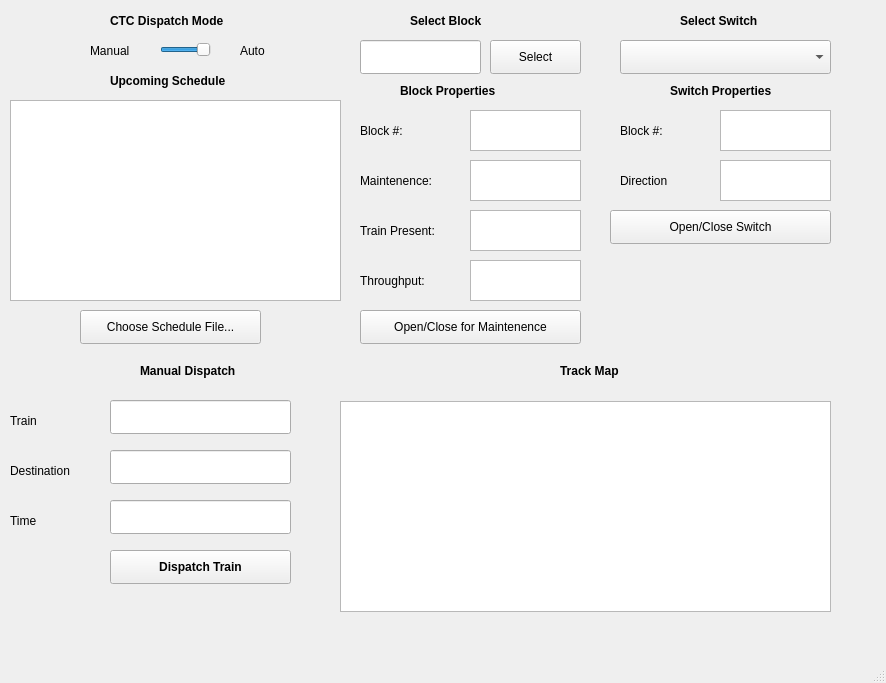
<?xml version="1.0" encoding="UTF-8"?>
<ui version="4.0">
 <class>CTCWindow</class>
 <widget class="QMainWindow" name="CTCWindow">
  <property name="geometry">
   <rect>
    <x>0</x>
    <y>0</y>
    <width>886</width>
    <height>683</height>
   </rect>
  </property>
  <property name="sizePolicy">
   <sizepolicy hsizetype="Fixed" vsizetype="Fixed">
    <horstretch>0</horstretch>
    <verstretch>0</verstretch>
   </sizepolicy>
  </property>
  <property name="minimumSize">
   <size>
    <width>0</width>
    <height>0</height>
   </size>
  </property>
  <property name="maximumSize">
   <size>
    <width>9999</width>
    <height>9999</height>
   </size>
  </property>
  <property name="windowTitle">
   <string>CTC Module</string>
  </property>
  <widget class="QWidget" name="centralwidget">
   <widget class="QPushButton" name="button_chooseSchedule">
    <property name="geometry">
     <rect>
      <x>80</x>
      <y>310</y>
      <width>181</width>
      <height>34</height>
     </rect>
    </property>
    <property name="text">
     <string>Choose Schedule File...</string>
    </property>
   </widget>
   <widget class="QLabel" name="label_upcomingSchedule">
    <property name="geometry">
     <rect>
      <x>110</x>
      <y>70</y>
      <width>151</width>
      <height>22</height>
     </rect>
    </property>
    <property name="font">
     <font>
      <weight>75</weight>
      <bold>true</bold>
     </font>
    </property>
    <property name="text">
     <string>Upcoming Schedule</string>
    </property>
   </widget>
   <widget class="QSlider" name="horizontalSlider_mode">
    <property name="geometry">
     <rect>
      <x>160</x>
      <y>40</y>
      <width>51</width>
      <height>20</height>
     </rect>
    </property>
    <property name="maximum">
     <number>1</number>
    </property>
    <property name="value">
     <number>1</number>
    </property>
    <property name="orientation">
     <enum>Qt::Horizontal</enum>
    </property>
   </widget>
   <widget class="QLabel" name="label_ctcDispatchMode">
    <property name="geometry">
     <rect>
      <x>110</x>
      <y>10</y>
      <width>151</width>
      <height>22</height>
     </rect>
    </property>
    <property name="font">
     <font>
      <weight>75</weight>
      <bold>true</bold>
     </font>
    </property>
    <property name="text">
     <string>CTC Dispatch Mode</string>
    </property>
   </widget>
   <widget class="QLabel" name="label_autoDispatchMode">
    <property name="geometry">
     <rect>
      <x>240</x>
      <y>40</y>
      <width>41</width>
      <height>22</height>
     </rect>
    </property>
    <property name="font">
     <font>
      <weight>50</weight>
      <bold>false</bold>
     </font>
    </property>
    <property name="text">
     <string>Auto</string>
    </property>
   </widget>
   <widget class="QLabel" name="label_manualDispatchMode">
    <property name="geometry">
     <rect>
      <x>90</x>
      <y>40</y>
      <width>61</width>
      <height>22</height>
     </rect>
    </property>
    <property name="font">
     <font>
      <weight>50</weight>
      <bold>false</bold>
     </font>
    </property>
    <property name="text">
     <string>Manual</string>
    </property>
   </widget>
   <widget class="QTextBrowser" name="textBrowser_schedule">
    <property name="geometry">
     <rect>
      <x>10</x>
      <y>100</y>
      <width>331</width>
      <height>201</height>
     </rect>
    </property>
   </widget>
   <widget class="QLabel" name="label_manualDispatchGroup">
    <property name="geometry">
     <rect>
      <x>140</x>
      <y>360</y>
      <width>131</width>
      <height>22</height>
     </rect>
    </property>
    <property name="font">
     <font>
      <weight>75</weight>
      <bold>true</bold>
     </font>
    </property>
    <property name="text">
     <string>Manual Dispatch</string>
    </property>
   </widget>
   <widget class="QLabel" name="label_manualDispatchtrain">
    <property name="geometry">
     <rect>
      <x>10</x>
      <y>410</y>
      <width>41</width>
      <height>22</height>
     </rect>
    </property>
    <property name="font">
     <font>
      <weight>50</weight>
      <bold>false</bold>
     </font>
    </property>
    <property name="text">
     <string>Train</string>
    </property>
   </widget>
   <widget class="QLabel" name="label_manualDispatchTo">
    <property name="geometry">
     <rect>
      <x>10</x>
      <y>460</y>
      <width>81</width>
      <height>22</height>
     </rect>
    </property>
    <property name="font">
     <font>
      <weight>50</weight>
      <bold>false</bold>
     </font>
    </property>
    <property name="text">
     <string>Destination</string>
    </property>
   </widget>
   <widget class="QLabel" name="label_manualDispatchToTime">
    <property name="geometry">
     <rect>
      <x>10</x>
      <y>510</y>
      <width>41</width>
      <height>22</height>
     </rect>
    </property>
    <property name="font">
     <font>
      <weight>50</weight>
      <bold>false</bold>
     </font>
    </property>
    <property name="text">
     <string>Time</string>
    </property>
   </widget>
   <widget class="QLineEdit" name="lineEdit_dispatchTrain">
    <property name="geometry">
     <rect>
      <x>110</x>
      <y>400</y>
      <width>181</width>
      <height>34</height>
     </rect>
    </property>
   </widget>
   <widget class="QLineEdit" name="lineEdit_dispatchTo">
    <property name="geometry">
     <rect>
      <x>110</x>
      <y>450</y>
      <width>181</width>
      <height>34</height>
     </rect>
    </property>
   </widget>
   <widget class="QLineEdit" name="lineEdit_dispatchTime">
    <property name="geometry">
     <rect>
      <x>110</x>
      <y>500</y>
      <width>181</width>
      <height>34</height>
     </rect>
    </property>
   </widget>
   <widget class="QPushButton" name="pushButton_dispatchTrain">
    <property name="geometry">
     <rect>
      <x>110</x>
      <y>550</y>
      <width>181</width>
      <height>34</height>
     </rect>
    </property>
    <property name="font">
     <font>
      <weight>75</weight>
      <bold>true</bold>
     </font>
    </property>
    <property name="text">
     <string>Dispatch Train</string>
    </property>
   </widget>
   <widget class="QLabel" name="label_selectBlock">
    <property name="geometry">
     <rect>
      <x>410</x>
      <y>10</y>
      <width>91</width>
      <height>22</height>
     </rect>
    </property>
    <property name="font">
     <font>
      <weight>75</weight>
      <bold>true</bold>
     </font>
    </property>
    <property name="text">
     <string>Select Block</string>
    </property>
   </widget>
   <widget class="QLineEdit" name="lineEdit_selectBlock">
    <property name="geometry">
     <rect>
      <x>360</x>
      <y>40</y>
      <width>121</width>
      <height>34</height>
     </rect>
    </property>
   </widget>
   <widget class="QLabel" name="label_blockProperties">
    <property name="geometry">
     <rect>
      <x>400</x>
      <y>80</y>
      <width>131</width>
      <height>22</height>
     </rect>
    </property>
    <property name="font">
     <font>
      <weight>75</weight>
      <bold>true</bold>
     </font>
    </property>
    <property name="text">
     <string>Block Properties</string>
    </property>
   </widget>
   <widget class="QLabel" name="label_blockPropertiesId">
    <property name="geometry">
     <rect>
      <x>360</x>
      <y>120</y>
      <width>67</width>
      <height>22</height>
     </rect>
    </property>
    <property name="text">
     <string>Block #:</string>
    </property>
   </widget>
   <widget class="QTextBrowser" name="textBrowser_blockPropertiesId">
    <property name="geometry">
     <rect>
      <x>470</x>
      <y>110</y>
      <width>111</width>
      <height>41</height>
     </rect>
    </property>
   </widget>
   <widget class="QLabel" name="label_blockPropertiesMaintenence">
    <property name="geometry">
     <rect>
      <x>360</x>
      <y>170</y>
      <width>101</width>
      <height>22</height>
     </rect>
    </property>
    <property name="text">
     <string>Maintenence:</string>
    </property>
   </widget>
   <widget class="QTextBrowser" name="textBrowser_blockPropertiesMaintenence">
    <property name="geometry">
     <rect>
      <x>470</x>
      <y>160</y>
      <width>111</width>
      <height>41</height>
     </rect>
    </property>
   </widget>
   <widget class="QLabel" name="label_blockPropertiestrainPresent">
    <property name="geometry">
     <rect>
      <x>360</x>
      <y>220</y>
      <width>101</width>
      <height>22</height>
     </rect>
    </property>
    <property name="text">
     <string>Train Present:</string>
    </property>
   </widget>
   <widget class="QTextBrowser" name="textBrowser_blockPropertiesTrainPresent">
    <property name="geometry">
     <rect>
      <x>470</x>
      <y>210</y>
      <width>111</width>
      <height>41</height>
     </rect>
    </property>
   </widget>
   <widget class="QLabel" name="label_blockPropertiesThroughput">
    <property name="geometry">
     <rect>
      <x>360</x>
      <y>270</y>
      <width>101</width>
      <height>22</height>
     </rect>
    </property>
    <property name="text">
     <string>Throughput:</string>
    </property>
   </widget>
   <widget class="QTextBrowser" name="textBrowser_blockPropertiesThroughput">
    <property name="geometry">
     <rect>
      <x>470</x>
      <y>260</y>
      <width>111</width>
      <height>41</height>
     </rect>
    </property>
   </widget>
   <widget class="QPushButton" name="pushButton_openCloseForMaintenecnce">
    <property name="geometry">
     <rect>
      <x>360</x>
      <y>310</y>
      <width>221</width>
      <height>34</height>
     </rect>
    </property>
    <property name="text">
     <string>Open/Close for Maintenence</string>
    </property>
   </widget>
   <widget class="QPushButton" name="pushButton_selectBlockGo">
    <property name="geometry">
     <rect>
      <x>490</x>
      <y>40</y>
      <width>91</width>
      <height>34</height>
     </rect>
    </property>
    <property name="text">
     <string>Select</string>
    </property>
   </widget>
   <widget class="QGraphicsView" name="graphicsView">
    <property name="geometry">
     <rect>
      <x>340</x>
      <y>401</y>
      <width>491</width>
      <height>211</height>
     </rect>
    </property>
    <property name="interactive">
     <bool>true</bool>
    </property>
   </widget>
   <widget class="QLabel" name="label_selectSwitch">
    <property name="geometry">
     <rect>
      <x>680</x>
      <y>10</y>
      <width>101</width>
      <height>22</height>
     </rect>
    </property>
    <property name="font">
     <font>
      <weight>75</weight>
      <bold>true</bold>
     </font>
    </property>
    <property name="text">
     <string>Select Switch</string>
    </property>
   </widget>
   <widget class="QComboBox" name="comboBox">
    <property name="geometry">
     <rect>
      <x>620</x>
      <y>40</y>
      <width>211</width>
      <height>34</height>
     </rect>
    </property>
   </widget>
   <widget class="QLabel" name="label_switchProperties">
    <property name="geometry">
     <rect>
      <x>670</x>
      <y>80</y>
      <width>131</width>
      <height>22</height>
     </rect>
    </property>
    <property name="font">
     <font>
      <weight>75</weight>
      <bold>true</bold>
     </font>
    </property>
    <property name="text">
     <string>Switch Properties</string>
    </property>
   </widget>
   <widget class="QLabel" name="label_switchPropertiesId">
    <property name="geometry">
     <rect>
      <x>620</x>
      <y>120</y>
      <width>67</width>
      <height>22</height>
     </rect>
    </property>
    <property name="text">
     <string>Block #:</string>
    </property>
   </widget>
   <widget class="QTextBrowser" name="textBrowser_switchId">
    <property name="geometry">
     <rect>
      <x>720</x>
      <y>110</y>
      <width>111</width>
      <height>41</height>
     </rect>
    </property>
   </widget>
   <widget class="QLabel" name="label_switchDirection">
    <property name="geometry">
     <rect>
      <x>620</x>
      <y>170</y>
      <width>67</width>
      <height>22</height>
     </rect>
    </property>
    <property name="text">
     <string>Direction</string>
    </property>
   </widget>
   <widget class="QTextBrowser" name="textBrowser_switchDirection">
    <property name="geometry">
     <rect>
      <x>720</x>
      <y>160</y>
      <width>111</width>
      <height>41</height>
     </rect>
    </property>
   </widget>
   <widget class="QPushButton" name="pushButton_openCloseSwitch">
    <property name="geometry">
     <rect>
      <x>610</x>
      <y>210</y>
      <width>221</width>
      <height>34</height>
     </rect>
    </property>
    <property name="text">
     <string>Open/Close Switch</string>
    </property>
   </widget>
   <widget class="QLabel" name="label_trackMap">
    <property name="geometry">
     <rect>
      <x>560</x>
      <y>360</y>
      <width>81</width>
      <height>22</height>
     </rect>
    </property>
    <property name="font">
     <font>
      <weight>75</weight>
      <bold>true</bold>
     </font>
    </property>
    <property name="text">
     <string>Track Map</string>
    </property>
   </widget>
  </widget>
  <widget class="QMenuBar" name="menubar">
   <property name="geometry">
    <rect>
     <x>0</x>
     <y>0</y>
     <width>886</width>
     <height>31</height>
    </rect>
   </property>
  </widget>
  <widget class="QStatusBar" name="statusbar"/>
  <action name="actionChoose_Schedule_File">
   <property name="text">
    <string>Choose Schedule File...</string>
   </property>
  </action>
 </widget>
 <resources/>
 <connections/>
</ui>
